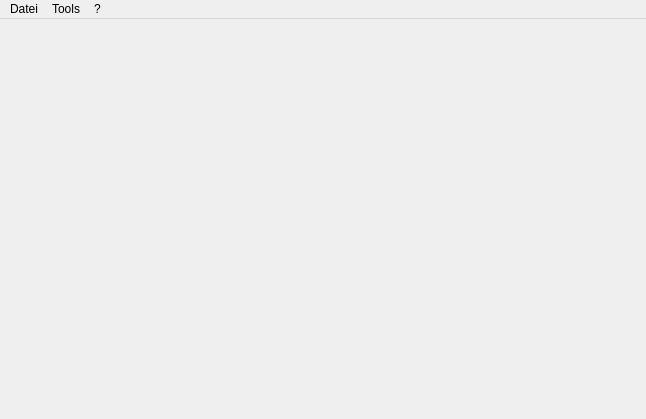
<?xml version="1.0" encoding="UTF-8"?>
<ui version="4.0">
 <class>MainWindow</class>
 <widget class="QMainWindow" name="MainWindow">
  <property name="geometry">
   <rect>
    <x>0</x>
    <y>0</y>
    <width>646</width>
    <height>419</height>
   </rect>
  </property>
  <property name="windowTitle">
   <string>Event Music Machine</string>
  </property>
  <property name="windowIcon">
   <iconset>
    <normaloff>:/icons/icon.ico</normaloff>:/icons/icon.ico</iconset>
  </property>
  <widget class="QWidget" name="centralWidget">
   <layout class="QVBoxLayout" name="verticalLayout">
    <property name="spacing">
     <number>0</number>
    </property>
    <property name="leftMargin">
     <number>0</number>
    </property>
    <property name="topMargin">
     <number>0</number>
    </property>
    <property name="rightMargin">
     <number>0</number>
    </property>
    <property name="bottomMargin">
     <number>2</number>
    </property>
    <item>
     <widget class="QStackedWidget" name="stackedWidget">
      <property name="currentIndex">
       <number>0</number>
      </property>
      <widget class="QWidget" name="stackedWidgetPage1">
       <layout class="QVBoxLayout" name="verticalLayout_4">
        <property name="spacing">
         <number>2</number>
        </property>
        <property name="leftMargin">
         <number>0</number>
        </property>
        <property name="topMargin">
         <number>0</number>
        </property>
        <property name="rightMargin">
         <number>0</number>
        </property>
        <property name="bottomMargin">
         <number>0</number>
        </property>
        <item>
         <layout class="QGridLayout" name="slotLayout">
          <property name="spacing">
           <number>2</number>
          </property>
         </layout>
        </item>
       </layout>
      </widget>
      <widget class="QWidget" name="stackedWidgetPage2">
       <layout class="QVBoxLayout" name="verticalLayout_3">
        <property name="spacing">
         <number>5</number>
        </property>
        <property name="leftMargin">
         <number>5</number>
        </property>
        <property name="topMargin">
         <number>5</number>
        </property>
        <property name="rightMargin">
         <number>5</number>
        </property>
        <property name="bottomMargin">
         <number>5</number>
        </property>
        <item>
         <widget class="QWidget" name="playlistToolsWidget" native="true">
          <layout class="QHBoxLayout" name="horizontalLayout">
           <property name="spacing">
            <number>2</number>
           </property>
           <property name="leftMargin">
            <number>0</number>
           </property>
           <property name="topMargin">
            <number>0</number>
           </property>
           <property name="rightMargin">
            <number>0</number>
           </property>
           <property name="bottomMargin">
            <number>0</number>
           </property>
           <item>
            <widget class="QPushButton" name="openButton">
             <property name="sizePolicy">
              <sizepolicy hsizetype="Fixed" vsizetype="Fixed">
               <horstretch>0</horstretch>
               <verstretch>0</verstretch>
              </sizepolicy>
             </property>
             <property name="icon">
              <iconset>
               <normaloff>:/app/icons/folder.png</normaloff>:/app/icons/folder.png</iconset>
             </property>
             <property name="iconSize">
              <size>
               <width>25</width>
               <height>25</height>
              </size>
             </property>
            </widget>
           </item>
           <item>
            <widget class="QPushButton" name="saveButton">
             <property name="sizePolicy">
              <sizepolicy hsizetype="Fixed" vsizetype="Fixed">
               <horstretch>0</horstretch>
               <verstretch>0</verstretch>
              </sizepolicy>
             </property>
             <property name="icon">
              <iconset>
               <normaloff>:/app/icons/save_as.png</normaloff>:/app/icons/save_as.png</iconset>
             </property>
             <property name="iconSize">
              <size>
               <width>25</width>
               <height>25</height>
              </size>
             </property>
            </widget>
           </item>
           <item>
            <spacer name="horizontalSpacer_2">
             <property name="orientation">
              <enum>Qt::Horizontal</enum>
             </property>
             <property name="sizeHint" stdset="0">
              <size>
               <width>40</width>
               <height>20</height>
              </size>
             </property>
            </spacer>
           </item>
          </layout>
         </widget>
        </item>
        <item>
         <widget class="QSplitter" name="splitter">
          <property name="orientation">
           <enum>Qt::Vertical</enum>
          </property>
          <widget class="QColumnView" name="fileView">
           <property name="editTriggers">
            <set>QAbstractItemView::NoEditTriggers</set>
           </property>
           <property name="dragEnabled">
            <bool>true</bool>
           </property>
           <property name="dragDropMode">
            <enum>QAbstractItemView::DragOnly</enum>
           </property>
           <property name="selectionMode">
            <enum>QAbstractItemView::ExtendedSelection</enum>
           </property>
          </widget>
          <widget class="QWidget" name="playlistWidget" native="true">
           <layout class="QVBoxLayout" name="verticalLayout_5">
            <property name="leftMargin">
             <number>0</number>
            </property>
            <property name="topMargin">
             <number>0</number>
            </property>
            <property name="rightMargin">
             <number>0</number>
            </property>
            <property name="bottomMargin">
             <number>0</number>
            </property>
            <item>
             <widget class="QSplitter" name="splitter_2">
              <property name="sizePolicy">
               <sizepolicy hsizetype="Expanding" vsizetype="Expanding">
                <horstretch>0</horstretch>
                <verstretch>0</verstretch>
               </sizepolicy>
              </property>
              <property name="orientation">
               <enum>Qt::Horizontal</enum>
              </property>
              <widget class="PlaylistWidget" name="playListTable">
               <property name="styleSheet">
                <string notr="true">font-size:20px;</string>
               </property>
               <property name="editTriggers">
                <set>QAbstractItemView::NoEditTriggers</set>
               </property>
               <property name="showDropIndicator" stdset="0">
                <bool>false</bool>
               </property>
               <property name="selectionMode">
                <enum>QAbstractItemView::SingleSelection</enum>
               </property>
               <property name="selectionBehavior">
                <enum>QAbstractItemView::SelectRows</enum>
               </property>
               <attribute name="horizontalHeaderHighlightSections">
                <bool>false</bool>
               </attribute>
               <attribute name="verticalHeaderVisible">
                <bool>false</bool>
               </attribute>
               <attribute name="verticalHeaderDefaultSectionSize">
                <number>40</number>
               </attribute>
               <attribute name="verticalHeaderMinimumSectionSize">
                <number>40</number>
               </attribute>
              </widget>
              <widget class="QWidget" name="historyWidget" native="true">
               <layout class="QGridLayout" name="gridLayout">
                <property name="leftMargin">
                 <number>0</number>
                </property>
                <property name="topMargin">
                 <number>0</number>
                </property>
                <property name="rightMargin">
                 <number>0</number>
                </property>
                <property name="bottomMargin">
                 <number>0</number>
                </property>
                <item row="0" column="0">
                 <widget class="QLabel" name="label">
                  <property name="font">
                   <font>
                    <weight>75</weight>
                    <bold>true</bold>
                   </font>
                  </property>
                  <property name="text">
                   <string>History:</string>
                  </property>
                 </widget>
                </item>
                <item row="1" column="0" colspan="2">
                 <widget class="HistoryListWidget" name="historyList"/>
                </item>
                <item row="0" column="1">
                 <widget class="QPushButton" name="saveHistoryButton">
                  <property name="sizePolicy">
                   <sizepolicy hsizetype="Fixed" vsizetype="Fixed">
                    <horstretch>0</horstretch>
                    <verstretch>0</verstretch>
                   </sizepolicy>
                  </property>
                  <property name="icon">
                   <iconset>
                    <normaloff>:/app/icons/save_as.png</normaloff>:/app/icons/save_as.png</iconset>
                  </property>
                 </widget>
                </item>
               </layout>
              </widget>
             </widget>
            </item>
            <item>
             <widget class="QWidget" name="playlistControlWidget" native="true">
              <layout class="QHBoxLayout" name="horizontalLayout_2">
               <property name="leftMargin">
                <number>0</number>
               </property>
               <property name="topMargin">
                <number>0</number>
               </property>
               <property name="rightMargin">
                <number>0</number>
               </property>
               <property name="bottomMargin">
                <number>0</number>
               </property>
               <item>
                <widget class="QCheckBox" name="autoPlayCheckBox">
                 <property name="icon">
                  <iconset>
                   <normaloff>:/app/icons/arrow_switch.png</normaloff>:/app/icons/arrow_switch.png</iconset>
                 </property>
                 <property name="iconSize">
                  <size>
                   <width>25</width>
                   <height>25</height>
                  </size>
                 </property>
                </widget>
               </item>
               <item>
                <widget class="QPushButton" name="playlistNextButton">
                 <property name="minimumSize">
                  <size>
                   <width>0</width>
                   <height>27</height>
                  </size>
                 </property>
                 <property name="maximumSize">
                  <size>
                   <width>16777215</width>
                   <height>27</height>
                  </size>
                 </property>
                 <property name="font">
                  <font>
                   <pointsize>-1</pointsize>
                   <weight>75</weight>
                   <bold>true</bold>
                  </font>
                 </property>
                 <property name="styleSheet">
                  <string notr="true">font-size:12px;
font-weight:bold;</string>
                 </property>
                 <property name="text">
                  <string>NEXT</string>
                 </property>
                 <property name="icon">
                  <iconset>
                   <normaloff>:/app/icons/document_page_next.png</normaloff>:/app/icons/document_page_next.png</iconset>
                 </property>
                 <property name="iconSize">
                  <size>
                   <width>25</width>
                   <height>25</height>
                  </size>
                 </property>
                </widget>
               </item>
               <item>
                <spacer name="horizontalSpacer">
                 <property name="orientation">
                  <enum>Qt::Horizontal</enum>
                 </property>
                 <property name="sizeHint" stdset="0">
                  <size>
                   <width>40</width>
                   <height>20</height>
                  </size>
                 </property>
                </spacer>
               </item>
              </layout>
             </widget>
            </item>
            <item>
             <widget class="QWidget" name="playerWidget" native="true">
              <layout class="QHBoxLayout" name="playerLayout">
               <property name="spacing">
                <number>5</number>
               </property>
               <property name="leftMargin">
                <number>0</number>
               </property>
               <property name="topMargin">
                <number>0</number>
               </property>
               <property name="rightMargin">
                <number>0</number>
               </property>
               <property name="bottomMargin">
                <number>0</number>
               </property>
              </layout>
             </widget>
            </item>
           </layout>
          </widget>
         </widget>
        </item>
       </layout>
      </widget>
     </widget>
    </item>
   </layout>
  </widget>
  <widget class="QMenuBar" name="menuBar">
   <property name="geometry">
    <rect>
     <x>0</x>
     <y>0</y>
     <width>646</width>
     <height>22</height>
    </rect>
   </property>
   <widget class="QMenu" name="fileMenu">
    <property name="title">
     <string>Datei</string>
    </property>
    <addaction name="configAction"/>
    <addaction name="slotStoreAction"/>
    <addaction name="setConfigurationAction"/>
   </widget>
   <widget class="QMenu" name="menu">
    <property name="title">
     <string notr="true">?</string>
    </property>
    <addaction name="aboutAction"/>
   </widget>
   <widget class="QMenu" name="menuDiverses">
    <property name="title">
     <string>Tools</string>
    </property>
    <addaction name="colorAction"/>
    <addaction name="clearLayerAction"/>
   </widget>
   <addaction name="fileMenu"/>
   <addaction name="menuDiverses"/>
   <addaction name="menu"/>
  </widget>
  <action name="configAction">
   <property name="icon">
    <iconset>
     <normaloff>:/app/icons/setting_tools.png</normaloff>:/app/icons/setting_tools.png</iconset>
   </property>
   <property name="text">
    <string>Einstellungen</string>
   </property>
  </action>
  <action name="editAction">
   <property name="text">
    <string>Slots editieren</string>
   </property>
  </action>
  <action name="aboutAction">
   <property name="text">
    <string>Über die Event Music Machine</string>
   </property>
  </action>
  <action name="slotAction">
   <property name="checkable">
    <bool>true</bool>
   </property>
   <property name="icon">
    <iconset>
     <normaloff>:/app/icons/small_tiles.png</normaloff>:/app/icons/small_tiles.png</iconset>
   </property>
   <property name="text">
    <string>Slots</string>
   </property>
  </action>
  <action name="playlistAction">
   <property name="checkable">
    <bool>true</bool>
   </property>
   <property name="icon">
    <iconset>
     <normaloff>:/app/icons/control_play_blue.png</normaloff>:/app/icons/control_play_blue.png</iconset>
   </property>
   <property name="text">
    <string>Playlist</string>
   </property>
  </action>
  <action name="slotStoreAction">
   <property name="icon">
    <iconset>
     <normaloff>:/app/icons/server_components.png</normaloff>:/app/icons/server_components.png</iconset>
   </property>
   <property name="text">
    <string>Slot-Speicher</string>
   </property>
  </action>
  <action name="colorAction">
   <property name="text">
    <string>Farben dieses Layern auf alle anderen übertragen</string>
   </property>
  </action>
  <action name="clearLayerAction">
   <property name="text">
    <string>Alle Slots in diesem Layern leeren</string>
   </property>
  </action>
  <action name="setConfigurationAction">
   <property name="text">
    <string>Konfiguration wechseln</string>
   </property>
  </action>
 </widget>
 <layoutdefault spacing="6" margin="11"/>
 <customwidgets>
  <customwidget>
   <class>PlaylistWidget</class>
   <extends>QTableWidget</extends>
   <header>playlistwidget.h</header>
  </customwidget>
  <customwidget>
   <class>HistoryListWidget</class>
   <extends>QListWidget</extends>
   <header>historylistwidget.h</header>
  </customwidget>
 </customwidgets>
 <resources/>
 <connections/>
</ui>
